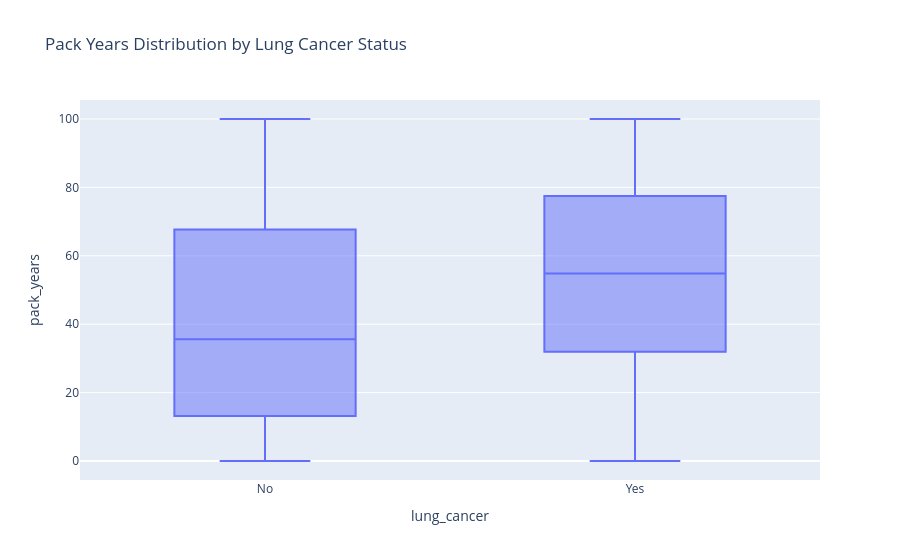

Write notebook code for a chart like this one.
### Code cell
# Pack years distribution by lung cancer status
fig = px.box(df, x='lung_cancer', y='pack_years', 
            title='Pack Years Distribution by Lung Cancer Status')
fig.show()

### Figure 1 — Plotly figure (JSON) as saved in the notebook; plotly's stock layout.template omitted (floating-point values rounded to 4 significant figures; data arrays with more than 128 entries replaced by an {"elided": "..."} marker saying what was removed)
{"data": [{"alignmentgroup": "True", "hovertemplate": "lung_cancer=%{x}<br>pack_years=%{y}<extra></extra>", "legendgroup": "", "marker": {"color": "#636efa"}, "name": "", "notched": false, "offsetgroup": "", "orientation": "v", "showlegend": false, "type": "box", "x": {"elided": "50000 str values"}, "x0": " ", "xaxis": "x", "y": {"elided": "50000 float values"}, "y0": " ", "yaxis": "y"}], "layout": {"boxmode": "group", "legend": {"tracegroupgap": 0}, "title": {"text": "Pack Years Distribution by Lung Cancer Status"}, "xaxis": {"anchor": "y", "domain": [0, 1], "title": {"text": "lung_cancer"}}, "yaxis": {"anchor": "x", "domain": [0, 1], "title": {"text": "pack_years"}}}}
